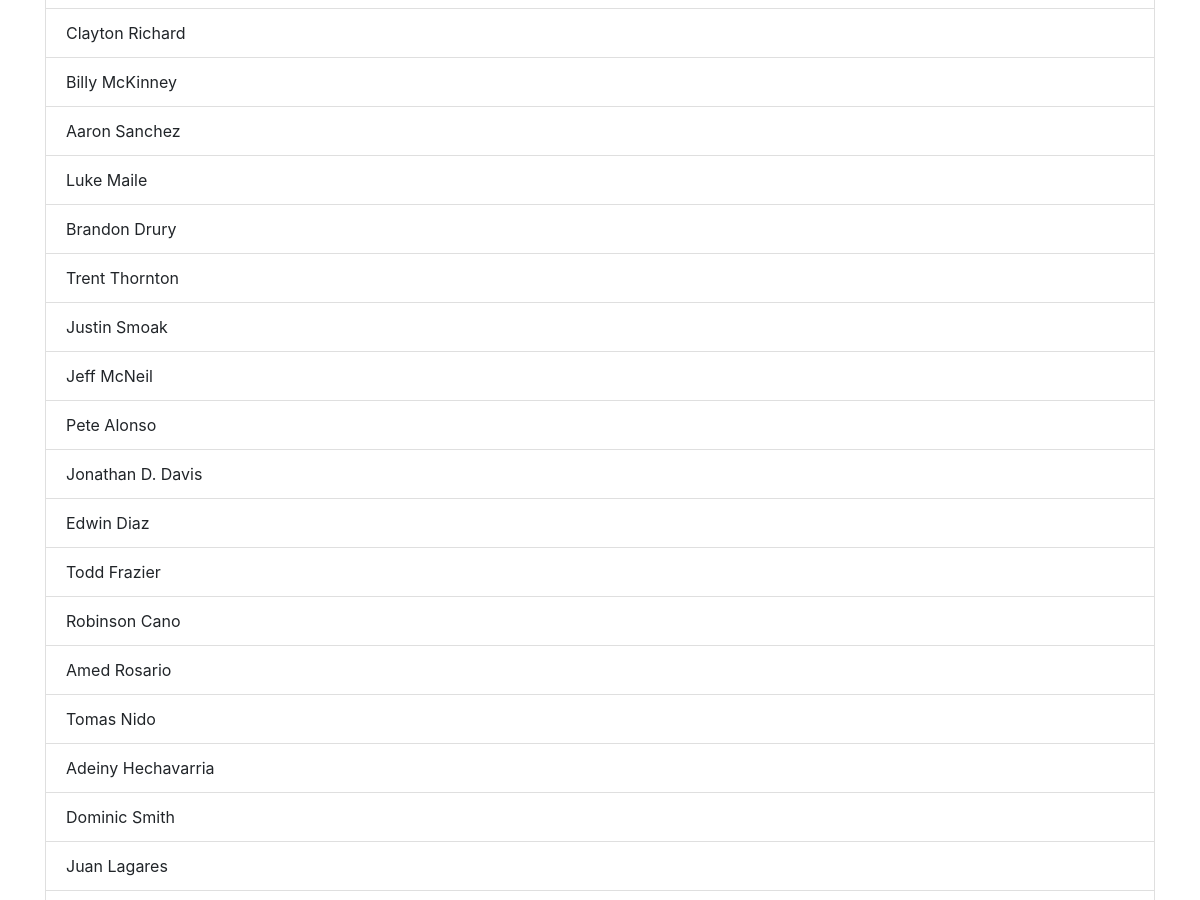
/players/ (signed in, middle part), run on an earlier commit of the app's database.
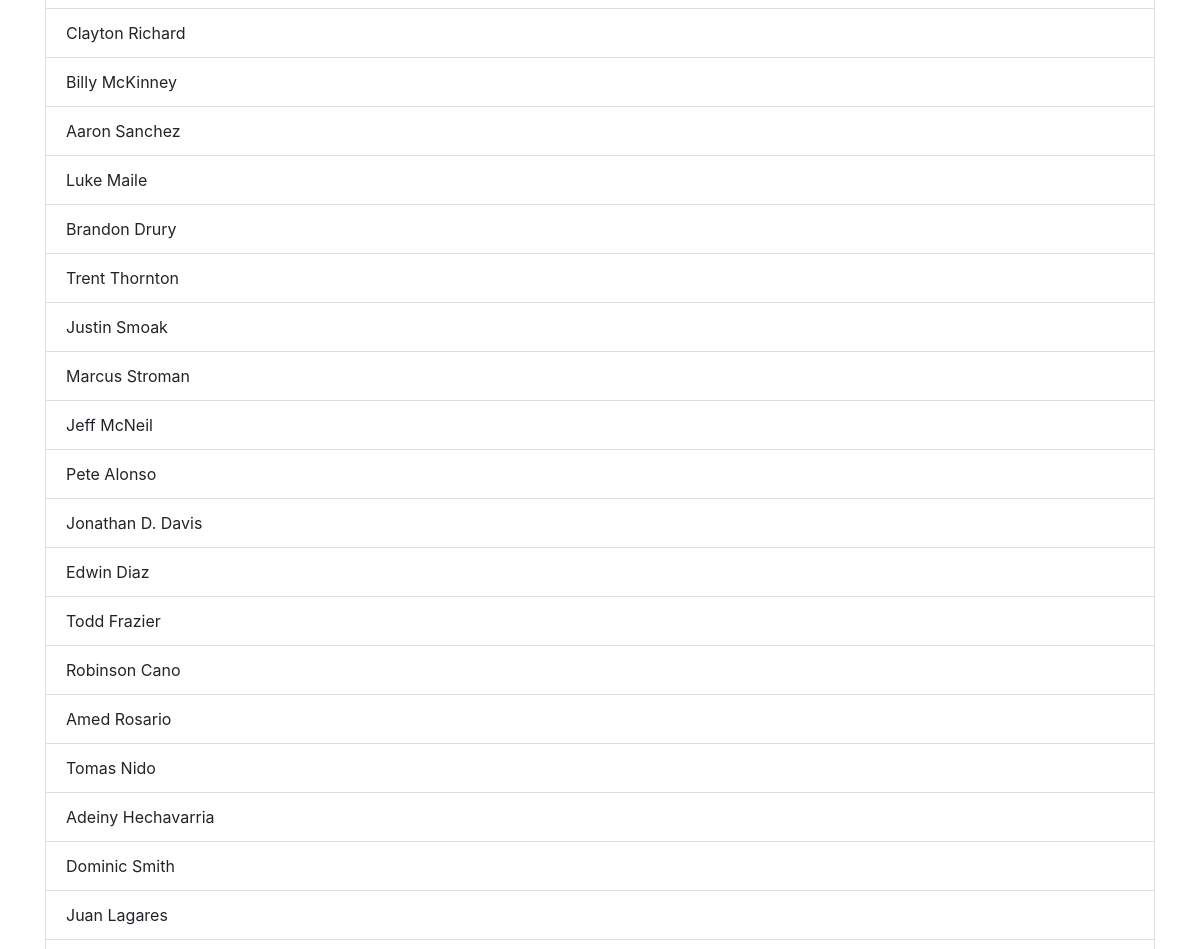
And on a later commit of the database.
### lineup_app/models.py (models this page shows)
class Player(models.Model):
    name = models.CharField(max_length=100)
    num = models.PositiveSmallIntegerField()
    team = models.ForeignKey(Team, on_delete=models.CASCADE)
    owner = models.ForeignKey(User, on_delete=models.CASCADE)
    def __str__(self):
        return  self.name

### lineup_app/views.py (the view)
# urls.py: path('players/', views.view_players),
@login_required
def view_players(request):
    players = Player.objects.filter(owner=request.user).order_by('team').all()
    context = {'players': players}
    return render(request, 'lineup_app/view_players.html', context)

### lineup_app/templates/lineup_app/view_players.html (shortened to what this page needs)
{% extends 'lineup_app/header.html' %}
{% load static %}
{% block content %}
<ul class='list-group'>
    {% for player in players %}
    <li class='list-group-item'> {{ player }}</li>
    {% endfor %}
</ul>
{% endblock %}

What changed in the data, as far as the page shows it:
added Player: name "Marcus Stroman"
